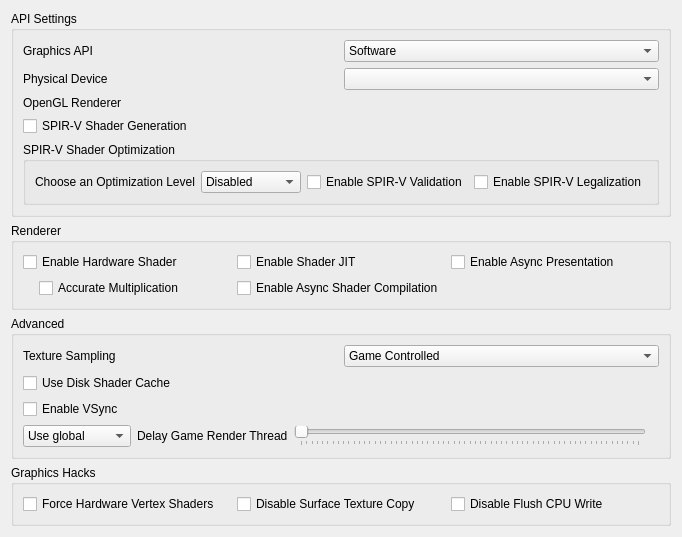
<?xml version="1.0" encoding="UTF-8"?>
<ui version="4.0">
 <class>ConfigureGraphics</class>
 <widget class="QWidget" name="ConfigureGraphics">
  <property name="geometry">
   <rect>
    <x>0</x>
    <y>0</y>
    <width>400</width>
    <height>509</height>
   </rect>
  </property>
  <property name="minimumSize">
   <size>
    <width>0</width>
    <height>0</height>
   </size>
  </property>
  <property name="windowTitle">
   <string>Form</string>
  </property>
  <property name="accessibleName">
   <string>Graphics</string>
  </property>
  <layout class="QVBoxLayout" name="verticalLayout_1">
   <item>
    <widget class="QGroupBox" name="apiBox">
     <property name="title">
      <string>API Settings</string>
     </property>
     <layout class="QVBoxLayout" name="verticalLayout_2">
      <item>
       <widget class="QWidget" name="graphics_api_group" native="true">
        <layout class="QHBoxLayout" name="graphics_api_group_2">
         <property name="leftMargin">
          <number>0</number>
         </property>
         <property name="topMargin">
          <number>0</number>
         </property>
         <property name="rightMargin">
          <number>0</number>
         </property>
         <property name="bottomMargin">
          <number>0</number>
         </property>
         <item>
          <widget class="QLabel" name="graphics_api_label">
           <property name="text">
            <string>Graphics API</string>
           </property>
          </widget>
         </item>
         <item>
          <widget class="QComboBox" name="graphics_api_combo">
           <item>
            <property name="text">
             <string>Software</string>
            </property>
           </item>
           <item>
            <property name="text">
             <string>OpenGL</string>
            </property>
           </item>
           <item>
            <property name="text">
             <string>Vulkan</string>
            </property>
           </item>
          </widget>
         </item>
        </layout>
       </widget>
      </item>
      <item>
       <widget class="QWidget" name="physical_device_group" native="true">
        <layout class="QHBoxLayout" name="physical_device_group_2">
         <property name="leftMargin">
          <number>0</number>
         </property>
         <property name="topMargin">
          <number>0</number>
         </property>
         <property name="rightMargin">
          <number>0</number>
         </property>
         <property name="bottomMargin">
          <number>0</number>
         </property>
         <item>
          <widget class="QLabel" name="physical_device_label">
           <property name="text">
            <string>Physical Device</string>
           </property>
          </widget>
         </item>
         <item>
          <widget class="QComboBox" name="physical_device_combo"/>
         </item>
        </layout>
       </widget>
      </item>
      <item>
       <widget class="QWidget" name="opengl_renderer_group" native="true">
        <layout class="QHBoxLayout" name="opengl_renderer_group_2">
         <property name="leftMargin">
          <number>0</number>
         </property>
         <property name="topMargin">
          <number>0</number>
         </property>
         <property name="rightMargin">
          <number>0</number>
         </property>
         <property name="bottomMargin">
          <number>0</number>
         </property>
         <item>
          <widget class="QLabel" name="opengl_renderer_label">
           <property name="text">
            <string>OpenGL Renderer</string>
           </property>
          </widget>
         </item>
         <item>
          <widget class="QLabel" name="opengl_renderer_name_label"/>
         </item>
        </layout>
       </widget>
      </item>
      <item>
       <widget class="QCheckBox" name="spirv_shader_gen">
        <property name="text">
         <string>SPIR-V Shader Generation</string>
        </property>
       </widget>
      </item>
      <item>
       <widget class="QGroupBox" name="widget_optimize_spirv">
        <property name="minimumSize">
         <size>
          <width>0</width>
          <height>0</height>
         </size>
        </property>
        <property name="title">
         <string>SPIR-V Shader Optimization</string>
        </property>
        <layout class="QHBoxLayout" name="verticalLayout_3">
         <item> 
          <layout class="QHBoxLayout" name="horizontalLayout_1">
           <item>
            <widget class="QLabel" name="label_optimize_spirv">
             <property name="toolTip">
              <string>&lt;html&gt;&lt;head/&gt;&lt;body&gt;&lt;p&gt;Performs various optimizations on SPIR-V modules to improve performance and reduce size.&lt;/p&gt;&lt;p&gt;Make sure to empty the shader cache in the Citra folder before changing optimization level. The Citra folder can be accessed through the File menu.&lt;/p&gt;&lt;/body&gt;&lt;/html&gt;</string>
             </property>
             <property name="text">
               <string>Choose an Optimization Level</string>
             </property>
            </widget>
           </item>
           <item>
            <widget class="QComboBox" name="optimize_spirv_combobox">
             <item>
              <property name="text">
                  <string>Disabled</string>
              </property>
             </item>
             <item>
              <property name="text">
                  <string>Performance</string>
              </property>
             </item>
             <item>
              <property name="text">
                  <string>Size</string>
              </property>
             </item>
            </widget>
           </item>
          </layout>
         </item>
         <item>
          <layout class="QHBoxLayout" name="horizontalLayout_2">
           <item>
            <widget class="QCheckBox" name="toggle_spirv_validation">
             <property name="toolTip">
              <string>&lt;html&gt;&lt;head/&gt;&lt;body&gt;&lt;p&gt;Activate SPIR-V output validation. The validator checks validation rules described by the SPIR-V specification.&lt;/p&gt;&lt;p&gt;Ensures that outputs are valid and protects from bad inputs. Useful for debugging.&lt;/p&gt;&lt;/body&gt;&lt;/html&gt;</string>
             </property>
             <property name="text">
              <string>Enable SPIR-V Validation</string>
             </property>
            </widget>
           </item>
           <item>
            <widget class="QCheckBox" name="toggle_spirv_legalization">
             <property name="toolTip">
              <string>&lt;html&gt;&lt;head/&gt;&lt;body&gt;&lt;p&gt;Activate SPIR-V output legalization. Legalizes the SPIR-V code for Vulkan. Primarily used for HLSL shaders.&lt;/p&gt;&lt;/body&gt;&lt;/html&gt;</string>
             </property>
             <property name="text">
              <string>Enable SPIR-V Legalization</string>
             </property>
            </widget>
           </item>
          </layout>
         </item>
        </layout>
       </widget>
      </item>
     </layout>
    </widget>
   </item>
   <item>
    <widget class="QGroupBox" name="rendererBox">
     <property name="title">
      <string>Renderer</string>
     </property>
     <layout class="QVBoxLayout" name="verticalLayout_4">
      <item>
       <widget class="QWidget" name="hw_renderer_group" native="true">
        <layout class="QGridLayout" name="gridLayout_1">
         <property name="leftMargin">
          <number>0</number>
         </property>
         <property name="topMargin">
          <number>0</number>
         </property>
         <property name="rightMargin">
          <number>0</number>
         </property>
         <property name="bottomMargin">
          <number>0</number>
         </property>
         <item row="1" column="0">
          <widget class="QCheckBox" name="toggle_hw_shader">
           <property name="toolTip">
            <string>&lt;html&gt;&lt;head/&gt;&lt;body&gt;&lt;p&gt;Use the selected graphics API to accelerate shader emulation.&lt;/p&gt;&lt;p&gt;Requires a relatively powerful GPU for better performance.&lt;/p&gt;&lt;/body&gt;&lt;/html&gt;</string>
           </property>
           <property name="text">
            <string>Enable Hardware Shader</string>
           </property>
          </widget>
         </item>
         <item row="2" column="0">
          <widget class="QWidget" name="hw_shader_group" native="true">
           <layout class="QVBoxLayout" name="verticalLayout_5">
            <property name="leftMargin">
             <number>16</number>
            </property>
            <property name="topMargin">
             <number>0</number>
            </property>
            <property name="rightMargin">
             <number>0</number>
            </property>
            <property name="bottomMargin">
             <number>0</number>
            </property>
            <item>
             <widget class="QCheckBox" name="toggle_accurate_mul">
              <property name="toolTip">
               <string>&lt;html&gt;&lt;head/&gt;&lt;body&gt;&lt;p&gt;Correctly handle all edge cases in multiplication operation in shaders. &lt;/p&gt;&lt;p&gt;Some games requires this to be enabled for the hardware shader to render properly.&lt;/p&gt;&lt;p&gt;However this would reduce performance in most games.&lt;/p&gt;&lt;/body&gt;&lt;/html&gt;</string>
              </property>
              <property name="text">
               <string>Accurate Multiplication</string>
              </property>
             </widget>
            </item>
           </layout>
          </widget>
         </item>
         <item row="1" column="1">
          <widget class="QCheckBox" name="toggle_shader_jit">
           <property name="toolTip">
            <string>&lt;html&gt;&lt;head/&gt;&lt;body&gt;&lt;p&gt;Use the JIT engine instead of the interpreter for software shader emulation. &lt;/p&gt;&lt;p&gt;Enable this for better performance.&lt;/p&gt;&lt;/body&gt;&lt;/html&gt;</string>
           </property>
           <property name="text">
            <string>Enable Shader JIT</string>
           </property>
          </widget>
         </item>
         <item row="2" column="1">
          <widget class="QCheckBox" name="toggle_async_shaders">
           <property name="toolTip">
            <string>&lt;html&gt;&lt;head/&gt;&lt;body&gt;&lt;p&gt;Compile shaders using background threads to avoid shader compilation stutter. Expect temporary graphical glitches.&lt;/p&gt;&lt;/body&gt;&lt;/html&gt;</string>
           </property>
           <property name="text">
            <string>Enable Async Shader Compilation</string>
           </property>
          </widget>
         </item>
         <item row="1" column="3">
          <widget class="QCheckBox" name="toggle_async_present">
           <property name="toolTip">
            <string>&lt;html&gt;&lt;head/&gt;&lt;body&gt;&lt;p&gt;Perform presentation on separate threads. Improves performance when using Vulkan in most games.&lt;/p&gt;&lt;/body&gt;&lt;/html&gt;</string>
           </property>
           <property name="text">
            <string>Enable Async Presentation</string>
           </property>
          </widget>
         </item>
        </layout>
       </widget>
      </item>
     </layout>
    </widget>
   </item>
   <item>
    <widget class="QGroupBox" name="groupBox">
     <property name="title">
      <string>Advanced</string>
     </property>
     <layout class="QVBoxLayout" name="verticalLayout_7">
      <item>
       <widget class="QWidget" name="widget_texture_sampling" native="true">
        <layout class="QHBoxLayout" name="horizontalLayout_3">
         <property name="leftMargin">
          <number>0</number>
         </property>
         <property name="topMargin">
          <number>0</number>
         </property>
         <property name="rightMargin">
          <number>0</number>
         </property>
         <property name="bottomMargin">
          <number>0</number>
         </property>
         <item>
          <widget class="QLabel" name="texture_sampling_label">
           <property name="toolTip">
            <string>&lt;html&gt;&lt;head/&gt;&lt;body&gt;&lt;p&gt;Overrides the sampling filter used by games. This can be useful in certain cases with poorly behaved games when upscaling. If unsure set this to Game Controlled&lt;/p&gt;&lt;/body&gt;&lt;/html&gt;</string>
           </property>
           <property name="text">
            <string>Texture Sampling</string>
           </property>
          </widget>
         </item>
         <item>
          <widget class="QComboBox" name="texture_sampling_combobox">
           <item>
            <property name="text">
             <string>Game Controlled</string>
            </property>
           </item>
           <item>
            <property name="text">
             <string>Nearest Neighbor</string>
            </property>
           </item>
           <item>
            <property name="text">
             <string>Linear</string>
            </property>
           </item>
          </widget>
         </item>
        </layout>
       </widget>
      </item>
      <item>
       <widget class="QCheckBox" name="toggle_disk_shader_cache">
        <property name="toolTip">
         <string>&lt;html&gt;&lt;head/&gt;&lt;body&gt;&lt;p&gt;Reduce stuttering by storing and loading generated shaders to disk.&lt;/p&gt;&lt;/body&gt;&lt;/html&gt;</string>
        </property>
        <property name="text">
         <string>Use Disk Shader Cache</string>
        </property>
       </widget>
      </item>
      <item>
       <widget class="QCheckBox" name="toggle_vsync_new">
        <property name="toolTip">
         <string>VSync prevents the screen from tearing, but some graphics cards have lower performance with VSync enabled. Keep it enabled if you don't notice a performance difference.</string>
        </property>
        <property name="text">
         <string>Enable VSync</string>
        </property>
       </widget>
      </item>
      <item>
        <widget class="QWidget" name="delay_render_layout" native="true">
          <layout class="QHBoxLayout" name="delay_render_layout_inner">
            <property name="leftMargin">
              <number>0</number>
            </property>
            <property name="topMargin">
              <number>0</number>
            </property>
            <property name="rightMargin">
              <number>0</number>
            </property>
            <property name="bottomMargin">
              <number>0</number>
            </property>
            <item>
              <widget class="QComboBox" name="delay_render_combo">
                <item>
                  <property name="text">
                    <string>Use global</string>
                  </property>
                </item>
                <item>
                  <property name="text">
                    <string>Use per-game</string>
                  </property>
                </item>
              </widget>
            </item>
            <item>
              <widget class="QLabel" name="label_delay_render">
                <property name="text">
                  <string>Delay Game Render Thread</string>
                </property>
                <property name="toolTip">
                  <string>&lt;html&gt;&lt;head/&gt;&lt;body&gt;&lt;p&gt;Delays the emulated game render thread the specified amount of milliseconds every time it submits render commands to the GPU.&lt;/p&gt;&lt;p&gt;Adjust this feature in the (very few) dynamic-fps games to fix performance issues.&lt;/p&gt;&lt;/body&gt;&lt;/html&gt;</string>
                </property>
              </widget>
            </item>
            <item>
              <widget class="QSlider" name="delay_render_slider">
                <property name="minimum">
                  <number>0</number>
                </property>
                <property name="maximum">
                  <number>16000</number>
                </property>
                <property name="singleStep">
                  <number>100</number>
                </property>
                <property name="pageStep">
                  <number>250</number>
                </property>
                <property name="value">
                  <number>0</number>
                </property>
                <property name="orientation">
                  <enum>Qt::Horizontal</enum>
                </property>
                <property name="tickPosition">
                  <enum>QSlider::TicksBelow</enum>
                </property>
              </widget>
            </item>
            <item>
              <widget class="QLabel" name="delay_render_display_label">
                <property name="text">
                  <string/>
                </property>
                <property name="alignment">
                  <set>Qt::AlignRight|Qt::AlignTrailing|Qt::AlignVCenter</set>
                </property>
              </widget>
            </item>
          </layout>
        </widget>
      </item>
     </layout>
    </widget>
   </item>
   <item>
    <widget class="QGroupBox" name="groupBox">
     <property name="title">
      <string>Graphics Hacks</string>
     </property>
     <layout class="QGridLayout" name="gridLayout_2">
      <item row="1" column="0">
       <widget class="QCheckBox" name="toggle_force_hw_vertex_shaders">
        <property name="toolTip">
         <string>&lt;html&gt;&lt;head/&gt;&lt;body&gt;&lt;p&gt;Ignores software vertex shaders from PICA core. Enable this may lead a small performance boost, but may cause graphical bugs as well.&lt;/p&gt;&lt;/body&gt;&lt;/html&gt;</string>
        </property>
        <property name="text">
         <string>Force Hardware Vertex Shaders</string>
        </property>
       </widget>
      </item>
      <item row="1" column="1">
       <widget class="QCheckBox" name="toggle_disable_surface_texture_copy">
        <property name="toolTip">
         <string>&lt;html&gt;&lt;head/&gt;&lt;body&gt;&lt;p&gt;Ignores texture copies if src_surface_id is null. Enable this may lead a small performance boost, but may cause graphical bugs as well.&lt;/p&gt;&lt;/body&gt;&lt;/html&gt;</string>
        </property>
        <property name="text">
         <string>Disable Surface Texture Copy</string>
        </property>
       </widget>
      </item>
      <item row="1" column="2">
       <widget class="QCheckBox" name="toggle_disable_flush_cpu_write">
        <property name="toolTip">
         <string>&lt;html&gt;&lt;head/&gt;&lt;body&gt;&lt;p&gt;Ignores CPU write if there is a region to invalidate from rasterizer cache. Enable this may lead a small performance boost, but may cause graphical bugs as well.&lt;/p&gt;&lt;/body&gt;&lt;/html&gt;</string>
        </property>
        <property name="text">
         <string>Disable Flush CPU Write</string>
        </property>
       </widget>
      </item>
     </layout>
    </widget>
   </item>
   <item>
    <spacer name="verticalSpacer">
     <property name="orientation">
      <enum>Qt::Vertical</enum>
     </property>
     <property name="sizeHint" stdset="0">
      <size>
       <width>20</width>
       <height>270</height>
      </size>
     </property>
    </spacer>
   </item>
  </layout>
 </widget>
 <tabstops>
  <tabstop>toggle_accurate_mul</tabstop>
  <tabstop>toggle_shader_jit</tabstop>
  <tabstop>toggle_disk_shader_cache</tabstop>
  <tabstop>toggle_vsync_new</tabstop>
 </tabstops>
 <resources/>
 <connections/>
</ui>
